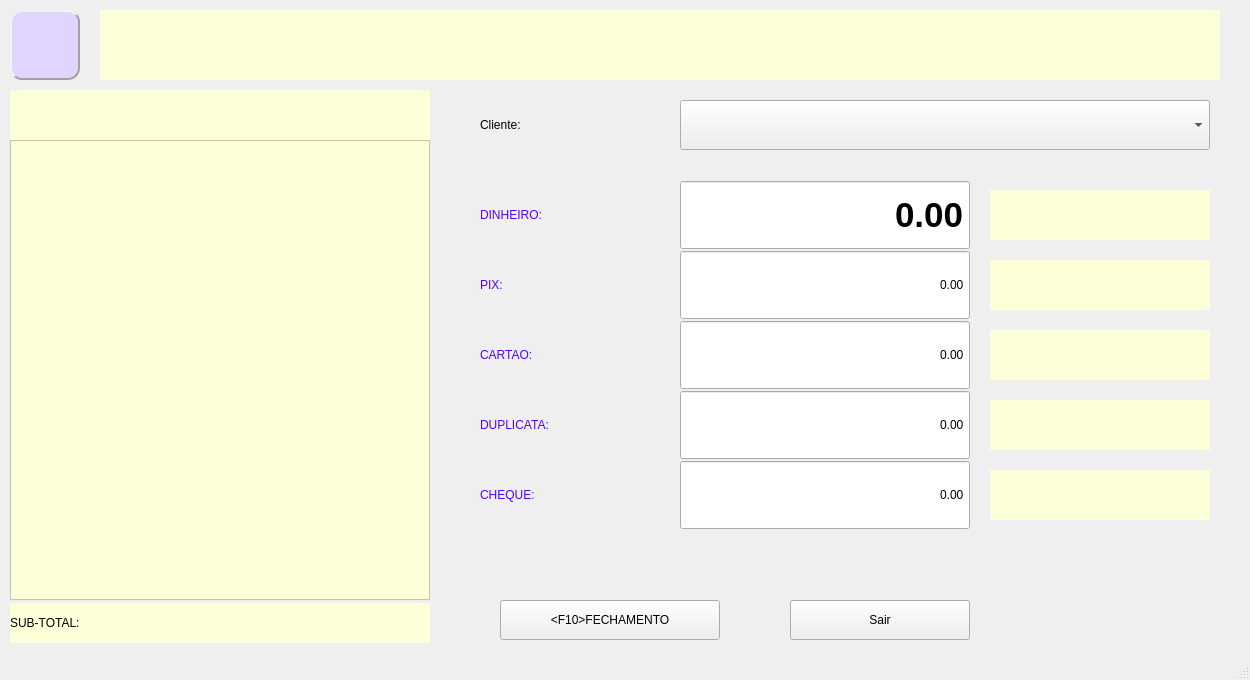
<?xml version="1.0" encoding="UTF-8"?>
<ui version="4.0">
 <class>MainWindow</class>
 <widget class="QMainWindow" name="MainWindow">
  <property name="geometry">
   <rect>
    <x>0</x>
    <y>0</y>
    <width>1250</width>
    <height>680</height>
   </rect>
  </property>
  <property name="windowTitle">
   <string>MainWindow</string>
  </property>
  <property name="styleSheet">
   <string notr="true"/>
  </property>
  <widget class="QWidget" name="centralwidget">
   <widget class="QLabel" name="produto">
    <property name="geometry">
     <rect>
      <x>100</x>
      <y>10</y>
      <width>1120</width>
      <height>70</height>
     </rect>
    </property>
    <property name="styleSheet">
     <string notr="true">font: 700 italic 25pt &quot;Courier&quot;;
background-color: rgb(253, 255, 216);
color: rgb(0, 0, 0);</string>
    </property>
    <property name="text">
     <string/>
    </property>
    <property name="alignment">
     <set>Qt::AlignCenter</set>
    </property>
   </widget>
   <widget class="QLabel" name="empresa">
    <property name="geometry">
     <rect>
      <x>10</x>
      <y>10</y>
      <width>70</width>
      <height>70</height>
     </rect>
    </property>
    <property name="styleSheet">
     <string notr="true">font: 81 10pt &quot;Rockwell Extra Bold&quot;;

background-color: rgb(223, 213, 255);

border-color: rgb(162, 162, 162);

border-style: Outset;
border-width: 2px;
border-radius: 12px;</string>
    </property>
    <property name="text">
     <string/>
    </property>
    <property name="pixmap">
     <pixmap>../../../../Users/Helio/.designer/backup/CADASTRO.png</pixmap>
    </property>
    <property name="scaledContents">
     <bool>true</bool>
    </property>
   </widget>
   <widget class="QTextBrowser" name="textBrowser">
    <property name="geometry">
     <rect>
      <x>10</x>
      <y>140</y>
      <width>420</width>
      <height>460</height>
     </rect>
    </property>
    <property name="styleSheet">
     <string notr="true">background-color: rgb(253, 255, 216);
color: rgb(0, 0, 0);
font: 700 9pt &quot;Courier&quot;;</string>
    </property>
   </widget>
   <widget class="QPushButton" name="bt_fecha">
    <property name="geometry">
     <rect>
      <x>500</x>
      <y>600</y>
      <width>220</width>
      <height>40</height>
     </rect>
    </property>
    <property name="text">
     <string>&lt;F10&gt;FECHAMENTO</string>
    </property>
   </widget>
   <widget class="QLabel" name="label">
    <property name="geometry">
     <rect>
      <x>480</x>
      <y>100</y>
      <width>180</width>
      <height>50</height>
     </rect>
    </property>
    <property name="styleSheet">
     <string notr="true">font: 700 18pt &quot;Segoe UI&quot;;</string>
    </property>
    <property name="text">
     <string>Cliente:</string>
    </property>
   </widget>
   <widget class="QLabel" name="sub_total">
    <property name="geometry">
     <rect>
      <x>10</x>
      <y>603</y>
      <width>420</width>
      <height>40</height>
     </rect>
    </property>
    <property name="styleSheet">
     <string notr="true">background-color: rgb(253, 255, 216);
font: 700 19pt &quot;Courier&quot;;
color: rgb(0, 0, 0);</string>
    </property>
    <property name="text">
     <string>SUB-TOTAL:</string>
    </property>
   </widget>
   <widget class="QLabel" name="numero_pedido">
    <property name="geometry">
     <rect>
      <x>10</x>
      <y>90</y>
      <width>420</width>
      <height>30</height>
     </rect>
    </property>
    <property name="styleSheet">
     <string notr="true">background-color: rgb(253, 255, 216);
color: rgb(0, 0, 0);</string>
    </property>
    <property name="text">
     <string/>
    </property>
   </widget>
   <widget class="QLabel" name="cabecalho">
    <property name="geometry">
     <rect>
      <x>10</x>
      <y>120</y>
      <width>420</width>
      <height>20</height>
     </rect>
    </property>
    <property name="styleSheet">
     <string notr="true">background-color: rgb(253, 255, 216);
color: rgb(0, 0, 0);</string>
    </property>
    <property name="text">
     <string/>
    </property>
   </widget>
   <widget class="QComboBox" name="cb_cliente">
    <property name="geometry">
     <rect>
      <x>680</x>
      <y>100</y>
      <width>530</width>
      <height>50</height>
     </rect>
    </property>
    <property name="styleSheet">
     <string notr="true">font: 700 12pt &quot;Courier&quot;;</string>
    </property>
   </widget>
   <widget class="QLabel" name="label_7">
    <property name="geometry">
     <rect>
      <x>480</x>
      <y>180</y>
      <width>180</width>
      <height>70</height>
     </rect>
    </property>
    <property name="styleSheet">
     <string notr="true">color: rgb(85, 0, 255);
font: 700 20pt &quot;Segoe UI&quot;;</string>
    </property>
    <property name="text">
     <string>DINHEIRO:</string>
    </property>
   </widget>
   <widget class="QDoubleSpinBox" name="ds_dinheiro">
    <property name="enabled">
     <bool>true</bool>
    </property>
    <property name="geometry">
     <rect>
      <x>680</x>
      <y>180</y>
      <width>290</width>
      <height>70</height>
     </rect>
    </property>
    <property name="font">
     <font>
      <family>Segoe UI</family>
      <pointsize>26</pointsize>
      <italic>false</italic>
      <bold>true</bold>
      <stylestrategy>PreferDefault</stylestrategy>
      <kerning>true</kerning>
     </font>
    </property>
    <property name="mouseTracking">
     <bool>false</bool>
    </property>
    <property name="styleSheet">
     <string notr="true">font: 700 26pt &quot;Segoe UI&quot;;</string>
    </property>
    <property name="wrapping">
     <bool>false</bool>
    </property>
    <property name="frame">
     <bool>true</bool>
    </property>
    <property name="alignment">
     <set>Qt::AlignRight|Qt::AlignTrailing|Qt::AlignVCenter</set>
    </property>
    <property name="readOnly">
     <bool>false</bool>
    </property>
    <property name="buttonSymbols">
     <enum>QAbstractSpinBox::NoButtons</enum>
    </property>
    <property name="specialValueText">
     <string/>
    </property>
    <property name="keyboardTracking">
     <bool>true</bool>
    </property>
    <property name="prefix">
     <string/>
    </property>
    <property name="maximum">
     <double>999999.989999999990687</double>
    </property>
    <property name="stepType">
     <enum>QAbstractSpinBox::DefaultStepType</enum>
    </property>
   </widget>
   <widget class="QLabel" name="label_8">
    <property name="geometry">
     <rect>
      <x>480</x>
      <y>250</y>
      <width>180</width>
      <height>70</height>
     </rect>
    </property>
    <property name="styleSheet">
     <string notr="true">color: rgb(85, 0, 255);
font: 700 20pt &quot;Segoe UI&quot;;</string>
    </property>
    <property name="text">
     <string>PIX:</string>
    </property>
   </widget>
   <widget class="QDoubleSpinBox" name="ds_pix">
    <property name="geometry">
     <rect>
      <x>680</x>
      <y>250</y>
      <width>290</width>
      <height>70</height>
     </rect>
    </property>
    <property name="styleSheet">
     <string notr="true">font: 700 26pt &quot;Segoe UI&quot;;</string>
    </property>
    <property name="alignment">
     <set>Qt::AlignRight|Qt::AlignTrailing|Qt::AlignVCenter</set>
    </property>
    <property name="buttonSymbols">
     <enum>QAbstractSpinBox::NoButtons</enum>
    </property>
    <property name="maximum">
     <double>999999.989999999990687</double>
    </property>
   </widget>
   <widget class="QLabel" name="label_9">
    <property name="geometry">
     <rect>
      <x>480</x>
      <y>320</y>
      <width>180</width>
      <height>70</height>
     </rect>
    </property>
    <property name="styleSheet">
     <string notr="true">color: rgb(85, 0, 255);
font: 700 20pt &quot;Segoe UI&quot;;</string>
    </property>
    <property name="text">
     <string>CARTAO:</string>
    </property>
   </widget>
   <widget class="QDoubleSpinBox" name="ds_cartao">
    <property name="geometry">
     <rect>
      <x>680</x>
      <y>320</y>
      <width>290</width>
      <height>70</height>
     </rect>
    </property>
    <property name="styleSheet">
     <string notr="true">font: 700 26pt &quot;Segoe UI&quot;;</string>
    </property>
    <property name="alignment">
     <set>Qt::AlignRight|Qt::AlignTrailing|Qt::AlignVCenter</set>
    </property>
    <property name="buttonSymbols">
     <enum>QAbstractSpinBox::NoButtons</enum>
    </property>
    <property name="maximum">
     <double>999999.989999999990687</double>
    </property>
   </widget>
   <widget class="QLabel" name="label_10">
    <property name="geometry">
     <rect>
      <x>480</x>
      <y>390</y>
      <width>180</width>
      <height>70</height>
     </rect>
    </property>
    <property name="styleSheet">
     <string notr="true">color: rgb(85, 0, 255);
font: 700 20pt &quot;Segoe UI&quot;;
</string>
    </property>
    <property name="text">
     <string>DUPLICATA:</string>
    </property>
   </widget>
   <widget class="QDoubleSpinBox" name="ds_duplicata">
    <property name="geometry">
     <rect>
      <x>680</x>
      <y>390</y>
      <width>290</width>
      <height>70</height>
     </rect>
    </property>
    <property name="styleSheet">
     <string notr="true">font: 700 26pt &quot;Segoe UI&quot;;</string>
    </property>
    <property name="alignment">
     <set>Qt::AlignRight|Qt::AlignTrailing|Qt::AlignVCenter</set>
    </property>
    <property name="buttonSymbols">
     <enum>QAbstractSpinBox::NoButtons</enum>
    </property>
    <property name="maximum">
     <double>999999.989999999990687</double>
    </property>
   </widget>
   <widget class="QLabel" name="label_11">
    <property name="geometry">
     <rect>
      <x>480</x>
      <y>460</y>
      <width>180</width>
      <height>70</height>
     </rect>
    </property>
    <property name="styleSheet">
     <string notr="true">color: rgb(85, 0, 255);
font: 700 20pt &quot;Segoe UI&quot;;</string>
    </property>
    <property name="text">
     <string>CHEQUE:</string>
    </property>
   </widget>
   <widget class="QDoubleSpinBox" name="ds_cheque">
    <property name="geometry">
     <rect>
      <x>680</x>
      <y>460</y>
      <width>290</width>
      <height>70</height>
     </rect>
    </property>
    <property name="styleSheet">
     <string notr="true">font: 700 26pt &quot;Segoe UI&quot;;</string>
    </property>
    <property name="alignment">
     <set>Qt::AlignRight|Qt::AlignTrailing|Qt::AlignVCenter</set>
    </property>
    <property name="buttonSymbols">
     <enum>QAbstractSpinBox::NoButtons</enum>
    </property>
    <property name="specialValueText">
     <string/>
    </property>
    <property name="prefix">
     <string/>
    </property>
    <property name="maximum">
     <double>999999.989999999990687</double>
    </property>
   </widget>
   <widget class="QPushButton" name="bt_sair">
    <property name="geometry">
     <rect>
      <x>790</x>
      <y>600</y>
      <width>180</width>
      <height>40</height>
     </rect>
    </property>
    <property name="text">
     <string>Sair</string>
    </property>
   </widget>
   <widget class="QLabel" name="lb_dinheiro">
    <property name="geometry">
     <rect>
      <x>990</x>
      <y>190</y>
      <width>220</width>
      <height>50</height>
     </rect>
    </property>
    <property name="styleSheet">
     <string notr="true">font: 700 italic 20pt &quot;Courier&quot;;
color: rgb(0, 170, 0);
background-color: rgb(253, 255, 216);
</string>
    </property>
    <property name="text">
     <string/>
    </property>
   </widget>
   <widget class="QLabel" name="lb_pix">
    <property name="geometry">
     <rect>
      <x>990</x>
      <y>260</y>
      <width>220</width>
      <height>50</height>
     </rect>
    </property>
    <property name="styleSheet">
     <string notr="true">font: 700 italic 20pt &quot;Courier&quot;;
color: rgb(0, 170, 0);
background-color: rgb(253, 255, 216);
</string>
    </property>
    <property name="text">
     <string/>
    </property>
   </widget>
   <widget class="QLabel" name="lb_cartao">
    <property name="geometry">
     <rect>
      <x>990</x>
      <y>330</y>
      <width>220</width>
      <height>50</height>
     </rect>
    </property>
    <property name="styleSheet">
     <string notr="true">font: 700 italic 20pt &quot;Courier&quot;;
color: rgb(0, 170, 0);
background-color: rgb(253, 255, 216);
</string>
    </property>
    <property name="text">
     <string/>
    </property>
   </widget>
   <widget class="QLabel" name="lb_duplicata">
    <property name="geometry">
     <rect>
      <x>990</x>
      <y>400</y>
      <width>220</width>
      <height>50</height>
     </rect>
    </property>
    <property name="styleSheet">
     <string notr="true">font: 700 italic 20pt &quot;Courier&quot;;
color: rgb(0, 170, 0);
background-color: rgb(253, 255, 216);
</string>
    </property>
    <property name="text">
     <string/>
    </property>
   </widget>
   <widget class="QLabel" name="lb_cheque">
    <property name="geometry">
     <rect>
      <x>990</x>
      <y>470</y>
      <width>220</width>
      <height>50</height>
     </rect>
    </property>
    <property name="styleSheet">
     <string notr="true">font: 700 italic 20pt &quot;Courier&quot;;
color: rgb(0, 170, 0);
background-color: rgb(253, 255, 216);
</string>
    </property>
    <property name="text">
     <string/>
    </property>
   </widget>
  </widget>
  <widget class="QStatusBar" name="statusbar"/>
 </widget>
 <tabstops>
  <tabstop>cb_cliente</tabstop>
  <tabstop>ds_dinheiro</tabstop>
  <tabstop>ds_pix</tabstop>
  <tabstop>ds_cartao</tabstop>
  <tabstop>ds_duplicata</tabstop>
  <tabstop>ds_cheque</tabstop>
  <tabstop>bt_fecha</tabstop>
  <tabstop>bt_sair</tabstop>
  <tabstop>textBrowser</tabstop>
 </tabstops>
 <resources/>
 <connections/>
</ui>
